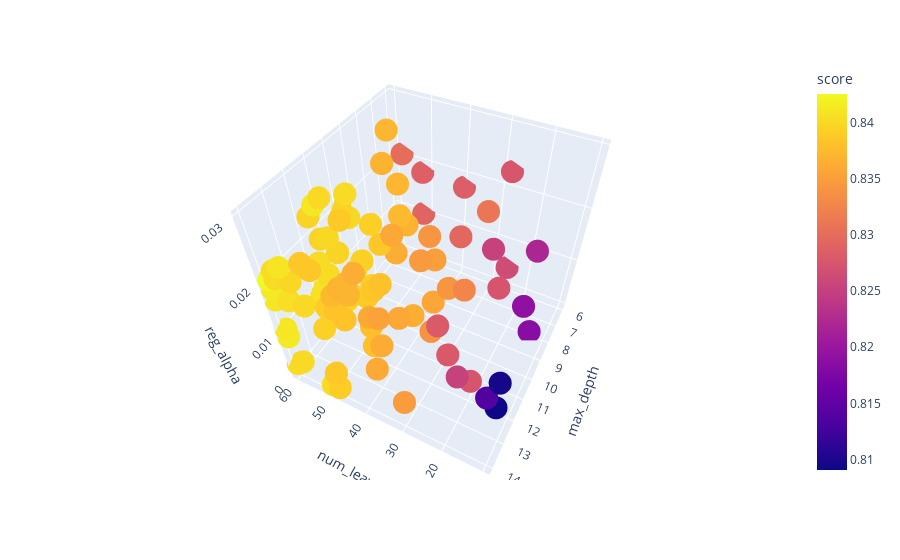

Write notebook code for a chart like this one.
### Code cell
# 描画
# plotlyライブラリを使って、'num_leaves', 'max_depth', 'reg_alpha'を３次元で描画する
# ベイズ最適化を使うと、よりスコアが高い領域で分布が集中して、
import plotly.express as px
fig = px.scatter_3d(log_df, x='num_leaves', y='max_depth', z='reg_alpha', color='score', size_max=1)
fig.show()
